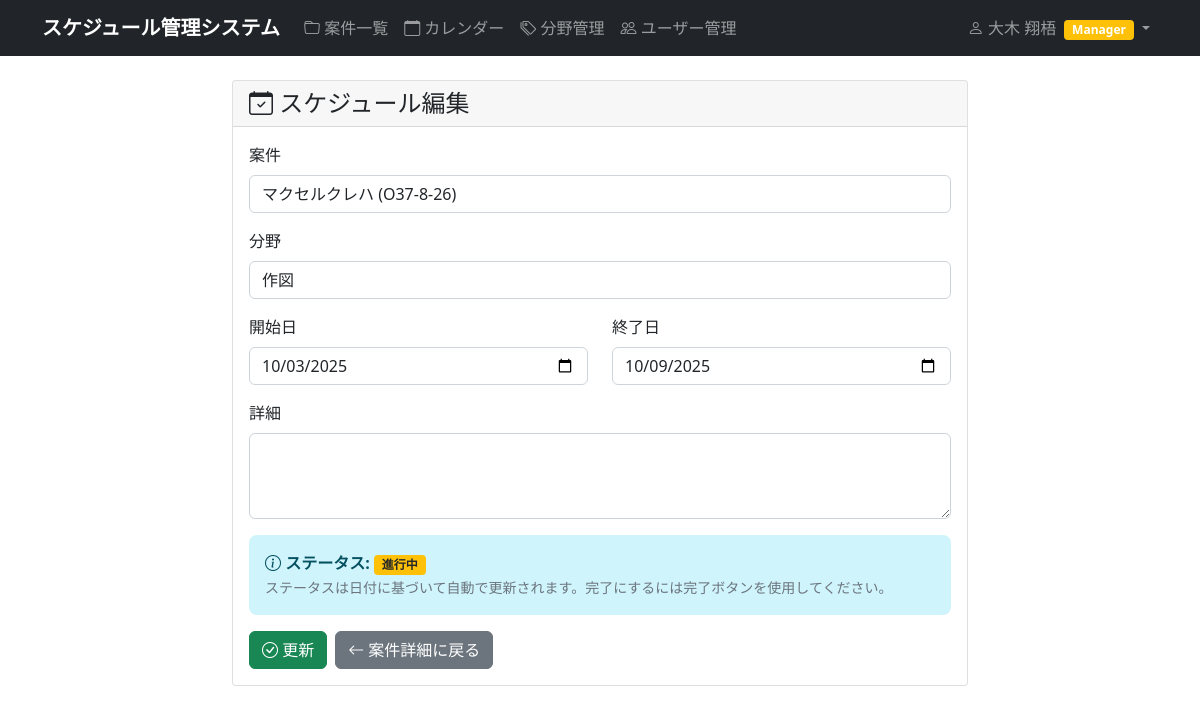
/schedule/schedules/2/edit/ (signed in), run on the app's committed database.
### accounts/models.py (models this page shows, shortened)
class CustomUser(AbstractUser):
    email = models.EmailField('メールアドレス', blank=True, null=True)
    department = models.CharField('部署', max_length=100, blank=True)
    phone = models.CharField('電話番号', max_length=20, blank=True)
    is_manager = models.BooleanField('マネージャー権限', default=False)
    is_viewer = models.BooleanField('閲覧者権限', default=False, help_text='全員の案件を閲覧できますが編集はできません')
    class Meta:
        verbose_name = 'ユーザー'
        verbose_name_plural = 'ユーザー'

### schedule/models.py (models this page shows, shortened)
class Schedule(models.Model):
    STATUS_CHOICES = [
        ('pending', '予定'),
        ('in_progress', '進行中'),
        ('completed', '完了'),
    ]
    project = models.ForeignKey(Project, on_delete=models.CASCADE, verbose_name='案件')
    field = models.ForeignKey(Field, on_delete=models.CASCADE, verbose_name='分野')
    start_date = models.DateField('開始日')
    end_date = models.DateField('終了日')
    status = models.CharField('ステータス', max_length=20, choices=STATUS_CHOICES, default='pending')
    description = models.TextField('詳細', blank=True)
    completed_at = models.DateTimeField('完了日時', null=True, blank=True)
    created_at = models.DateTimeField(auto_now_add=True)
    updated_at = models.DateTimeField(auto_now=True)
    class Meta:
        verbose_name = 'スケジュール'
        verbose_name_plural = 'スケジュール'

### schedule/views.py (the view)
# urls.py: path('schedules/<int:pk>/edit/', views.schedule_edit, name='schedule_edit'),
@login_required
@never_cache
def schedule_edit(request, pk):
    schedule = get_object_or_404(Schedule, pk=pk)
    if request.user.is_viewer or not (request.user.is_manager or request.user.is_superuser or
            schedule.project.created_by == request.user or schedule.project.assigned_to == request.user):
        messages.error(request, 'このスケジュールを編集する権限がありません。')
        return redirect('schedule:project_detail', pk=schedule.project.pk)
    if request.method == 'POST':
        form = ScheduleForm(request.POST, instance=schedule, user=request.user)
        if form.is_valid():
            updated_schedule = form.save()
            updated_schedule.update_status_by_date()
            updated_schedule.save()
            messages.success(request, f'スケジュール「{updated_schedule.field.name}」を更新しました。')
            return redirect('schedule:project_detail', pk=updated_schedule.project.pk)
    else:
        form = ScheduleForm(instance=schedule, user=request.user)
    return render(request, 'schedule/schedule_edit.html', {
        'form': form,
        'schedule': schedule,
    })

### schedule/forms.py (shortened to what this page needs)
class ScheduleForm(forms.ModelForm):
    class Meta:
        model = Schedule
        fields = ['project', 'field', 'start_date', 'end_date', 'description']
        widgets = {
            'project': forms.Select(attrs={'class': 'form-control'}),
            'field': forms.Select(attrs={'class': 'form-control'}),
            'start_date': forms.DateInput(attrs={'type': 'date', 'class': 'form-control'}),
            'end_date': forms.DateInput(attrs={'type': 'date', 'class': 'form-control'}),
            'description': forms.Textarea(attrs={'class': 'form-control', 'rows': 3}),
        }
    def __init__(self, *args, **kwargs):
        user = kwargs.pop('user', None)
        super().__init__(*args, **kwargs)
        if user:
            if user.is_manager or user.is_superuser or user.is_viewer:
                self.fields['project'].queryset = Project.objects.all().order_by('name')
            else:
                from django.db.models import Q
                self.fields['project'].queryset = Project.objects.filter(
                    Q(created_by=user) | Q(assigned_to=user)
                ).order_by('name')

### schedule/models.py (called while the page is built)
    def __str__(self):
        return self.name

    def __str__(self):
        return f'{self.name} ({self.manufacturing_number})'

### templates/schedule/schedule_edit.html (shortened to what this page needs)
{% extends "base.html" %}
{% block content %}
<div class="row">
    <div class="col-md-8 mx-auto">
        <div class="card">
            <div class="card-header">
                <h4 class="card-title mb-0">
                    <i class="bi bi-calendar-check"></i> スケジュール編集
                </h4>
            </div>
            <div class="card-body">
                <form method="post">
                    <div class="mb-3">
                        <label for="{{ form.project.id_for_label }}" class="form-label">{{ form.project.label }}</label>
                        {{ form.project }}
                    </div>
                    <div class="mb-3">
                        <label for="{{ form.field.id_for_label }}" class="form-label">{{ form.field.label }}</label>
                        {{ form.field }}
                    </div>
                    <div class="row">
                        <div class="col-md-6">
                            <div class="mb-3">
                                <label for="{{ form.start_date.id_for_label }}" class="form-label">{{ form.start_date.label }}</label>
                                {{ form.start_date }}
                            </div>
                        </div>
                        <div class="col-md-6">
                            <div class="mb-3">
                                <label for="{{ form.end_date.id_for_label }}" class="form-label">{{ form.end_date.label }}</label>
                                {{ form.end_date }}
                            </div>
                        </div>
                    </div>
                    <div class="mb-3">
                        <label for="{{ form.description.id_for_label }}" class="form-label">{{ form.description.label }}</label>
                        {{ form.description }}
                    </div>
                    {% if schedule %}
                    <div class="alert alert-info">
                        <i class="bi bi-info-circle"></i>
                        <strong>ステータス:</strong>
                        {% if schedule.status == 'completed' %}
                            <span class="badge bg-success">完了</span>
                            {% if schedule.completed_at %}
                                - {{ schedule.completed_at|date:"Y年m月d日 H:i" }}に完了
                            {% endif %}
                        {% elif schedule.status == 'in_progress' %}
                            <span class="badge bg-warning text-dark">進行中</span>
                        {% elif schedule.status == 'overdue' %}
                            <span class="badge bg-danger">遅延</span>
                        {% else %}
                            <span class="badge bg-secondary">予定</span>
                        {% endif %}
                        <br>
                        <small class="text-muted">
                            ステータスは日付に基づいて自動で更新されます。完了にするには完了ボタンを使用してください。
                        </small>
                    </div>
                    {% endif %}
                    <div class="d-flex gap-2">
                        <button type="submit" class="btn btn-success">
                            <i class="bi bi-check-circle"></i> 更新
                        </button>
                        <a href="{% url 'schedule:project_detail' schedule.project.pk %}" class="btn btn-secondary">
                            <i class="bi bi-arrow-left"></i> 案件詳細に戻る
                        </a>
                    </div>
                </form>
            </div>
        </div>
    </div>
</div>
{% endblock %}

### templates/base.html (shortened to what this page needs)
<!DOCTYPE html>
<head>
    <link href="https://cdn.jsdelivr.net/npm/bootstrap@5.1.3/dist/css/bootstrap.min.css" rel="stylesheet">
    <link rel="stylesheet" href="https://cdn.jsdelivr.net/npm/bootstrap-icons@1.7.2/font/bootstrap-icons.css">
    {% load static %}
    <link rel="stylesheet" href="{% static 'css/style.css' %}">
</head>
<body>
    <nav class="navbar navbar-expand-lg navbar-dark bg-dark">
        <div class="container">
                        <a class="navbar-brand" href="{% url 'schedule:project_list' %}">
                スケジュール管理システム
            </a>
            {% if user.is_authenticated %}
            <div class="collapse navbar-collapse" id="navbarNav">
                <ul class="navbar-nav me-auto">
                    <li class="nav-item">
                        <a class="nav-link" href="{% url 'schedule:project_list' %}">
                            <i class="bi bi-folder"></i> 案件一覧
                        </a>
                    </li>
                    <li class="nav-item">
                        <a class="nav-link" href="{% url 'schedule:calendar' %}">
                            <i class="bi bi-calendar"></i> カレンダー
                        </a>
                    </li>
                    <li class="nav-item">
                        <a class="nav-link" href="{% url 'schedule:field_list' %}">
                            <i class="bi bi-tags"></i> 分野管理
                        </a>
                    </li>
                    {% if user.is_manager or user.is_superuser %}
                    <li class="nav-item">
                        <a class="nav-link" href="{% url 'accounts:user_list' %}">
                            <i class="bi bi-people"></i> ユーザー管理
                        </a>
                    </li>
                    {% endif %}
                </ul>
                <ul class="navbar-nav">
                    <li class="nav-item dropdown">
                        <a class="nav-link dropdown-toggle" href="#" role="button" data-bs-toggle="dropdown">
                            <i class="bi bi-person"></i> {% if user.first_name or user.last_name %}{{ user.last_name }} {{ user.first_name }}{% else %}{{ user.username }}{% endif %}
                            {% if user.is_manager %}<span class="badge bg-warning ms-1">Manager</span>{% endif %}
                        </a>
                    </li>
                </ul>
            </div>
            {% endif %}
        </div>
    </nav>
    <main class="container mt-4">
        {% block content %}
        {% endblock %}
    </main>
</body>
</html>

### static/css/style.css (style rules this page uses)
.form-control { border-radius: 0.375rem; }
.navbar-brand { font-weight: bold; }
.alert { border: none; border-radius: 0.5rem; }
.btn { border-radius: 0.375rem; font-weight: 500; }
.badge { font-size: 0.75em; }

### data on the page
CustomUser: last_name "大木", first_name "翔梧"
Schedule: project "マクセルクレハ (O37-8-26)", field "作図", start_date "10/03/2025", end_date "10/09/2025"
